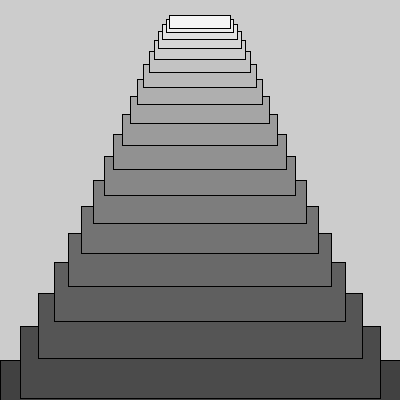
Frame 1 (no input)
Frame 2 (the mouse pressed at the canvas centre, redrawn once): identical to frame 1, image omitted

The Processing sketch that drew this single still picture (run headless with seeded random() and noise(); the mouse was pressed at the canvas centre and the sketch redrawn once):

// Processing sketch: sk_recursive_rect_y
// ── sk_recursive_rect_y.pde
void setup()
{
  size( 400, 400 );
  noLoop();  // アニメーションしない
}

void draw()
{
  drawRect( 400, 1, 19 );  // 最初の再帰呼び出し
}

/**
  再帰関数：矩形を再帰的に小さくし，上に移動しながらグレー色で描画する．
*/
void drawRect( float fY, float fScale, int iLevel )
{
  if( iLevel > 0 )  // 再帰の継続条件
  {
    // 矩形描画
    rectMode(CENTER);
    fill( 255 - iLevel * 10 );
    rect( 200, fY, 400 * fScale, 80 * fScale );
    
    drawRect( fY - iLevel * 2, fScale * 0.9, iLevel - 1 );  // 再帰呼び出し
  }
}
